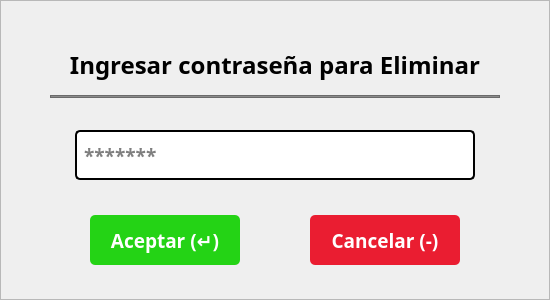
   <widget class="QFrame" name="frmIngresarPassword">
    <property name="geometry">
     <rect>
      <x>580</x>
      <y>1910</y>
      <width>550</width>
      <height>300</height>
     </rect>
    </property>
    <property name="font">
     <font>
      <pointsize>8</pointsize>
     </font>
    </property>
    <property name="styleSheet">
     <string notr="true">#frmIngresarPassword{background-color: rgb(255, 255, 255);
color: rgb(0, 0, 0);
border:none;
border-radius: 10px;
border: 2px solid #D9D9D9;}</string>
    </property>
    <property name="frameShape">
     <enum>QFrame::StyledPanel</enum>
    </property>
    <property name="frameShadow">
     <enum>QFrame::Raised</enum>
    </property>
    <widget class="QLabel" name="lblTextoEliminarPesada">
     <property name="geometry">
      <rect>
       <x>50</x>
       <y>35</y>
       <width>450</width>
       <height>60</height>
      </rect>
     </property>
     <property name="font">
      <font>
       <family>Poppins</family>
       <pointsize>18</pointsize>
       <weight>75</weight>
       <bold>true</bold>
      </font>
     </property>
     <property name="text">
      <string>Ingresar contraseña para Eliminar</string>
     </property>
     <property name="alignment">
      <set>Qt::AlignCenter</set>
     </property>
    </widget>
    <widget class="QLineEdit" name="txtPasswordEliminar">
     <property name="geometry">
      <rect>
       <x>75</x>
       <y>130</y>
       <width>400</width>
       <height>50</height>
      </rect>
     </property>
     <property name="font">
      <font>
       <family>Poppins</family>
       <pointsize>14</pointsize>
       <weight>75</weight>
       <bold>true</bold>
      </font>
     </property>
     <property name="styleSheet">
      <string notr="true">background-color: rgb(255, 255, 255);
color: rgb(0, 0, 0);
border-radius: 5px;
border: 2px solid #000;
padding: 5px</string>
     </property>
     <property name="text">
      <string/>
     </property>
     <property name="placeholderText">
      <string>*******</string>
     </property>
    </widget>
    <widget class="QPushButton" name="btnAceptarFrmIngresarPassword">
     <property name="geometry">
      <rect>
       <x>90</x>
       <y>215</y>
       <width>150</width>
       <height>50</height>
      </rect>
     </property>
     <property name="font">
      <font>
       <family>Poppins</family>
       <pointsize>14</pointsize>
       <weight>75</weight>
       <bold>true</bold>
      </font>
     </property>
     <property name="cursor">
      <cursorShape>PointingHandCursor</cursorShape>
     </property>
     <property name="styleSheet">
      <string notr="true">background-color: rgb(36, 211, 21);
color: rgb(255, 255, 255);
border:none;
border-radius: 5px;</string>
     </property>
     <property name="text">
      <string>Aceptar (↵)</string>
     </property>
     <property name="flat">
      <bool>false</bool>
     </property>
    </widget>
    <widget class="QPushButton" name="btnCancelarFrmIngresarPassword">
     <property name="geometry">
      <rect>
       <x>310</x>
       <y>215</y>
       <width>150</width>
       <height>50</height>
      </rect>
     </property>
     <property name="font">
      <font>
       <family>Poppins</family>
       <pointsize>14</pointsize>
       <weight>75</weight>
       <bold>true</bold>
      </font>
     </property>
     <property name="cursor">
      <cursorShape>PointingHandCursor</cursorShape>
     </property>
     <property name="styleSheet">
      <string notr="true">background-color: rgb(234, 29, 49);
color: rgb(255, 255, 255);
border:none;
border-radius: 5px;</string>
     </property>
     <property name="text">
      <string>Cancelar (-)</string>
     </property>
    </widget>
    <widget class="QFrame" name="frame_4">
     <property name="geometry">
      <rect>
       <x>50</x>
       <y>95</y>
       <width>450</width>
       <height>3</height>
      </rect>
     </property>
     <property name="styleSheet">
      <string notr="true">background-color: rgb(139, 139, 139);</string>
     </property>
     <property name="frameShape">
      <enum>QFrame::StyledPanel</enum>
     </property>
     <property name="frameShadow">
      <enum>QFrame::Raised</enum>
     </property>
    </widget>
   </widget>
